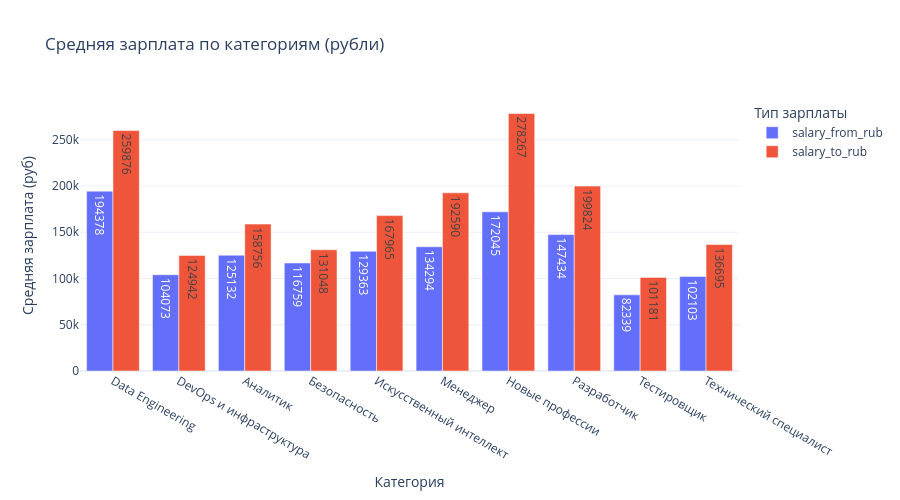

Notebook cell for this chart:
### Code cell
mean_salary = dataset.groupby(['category_result'])[['salary_from_rub', 'salary_to_rub']].mean().reset_index()

# Группированная столбчатая диаграмма
fig = px.bar(
    mean_salary,
    x='category_result',
    y=['salary_from_rub', 'salary_to_rub'],
    title='Средняя зарплата по категориям (рубли)',
    labels={'value': 'Средняя зарплата (руб)', 'category_result': 'Категория', 'variable': 'Тип зарплаты'},
    barmode='group',
    text_auto='.0f'  # показывает значения на столбцах
)

fig.update_layout(
    height=500,
    template='plotly_white',
    yaxis_title="Средняя зарплата (руб)"
)

### Figure 1 — Plotly figure (JSON) as saved in the notebook; plotly's stock layout.template omitted (floating-point values rounded to 4 significant figures)
{"data": [{"alignmentgroup": "True", "hovertemplate": "Тип зарплаты=salary_from_rub<br>Категория=%{x}<br>Средняя зарплата (руб)=%{y}<extra></extra>", "legendgroup": "salary_from_rub", "marker": {"color": "#636efa", "pattern": {"shape": ""}}, "name": "salary_from_rub", "offsetgroup": "salary_from_rub", "orientation": "v", "showlegend": true, "textposition": "auto", "texttemplate": "%{y:.0f}", "type": "bar", "x": ["Data Engineering", "DevOps и инфраструктура", "Аналитик", "Безопасность", "Искусственный интеллект", "Менеджер", "Новые профессии", "Разработчик", "Тестировщик", "Технический специалист"], "xaxis": "x", "y": [194400.0, 104100.0, 125100.0, 116800.0, 129400.0, 134300.0, 172000.0, 147400.0, 82340.0, 102100.0], "yaxis": "y"}, {"alignmentgroup": "True", "hovertemplate": "Тип зарплаты=salary_to_rub<br>Категория=%{x}<br>Средняя зарплата (руб)=%{y}<extra></extra>", "legendgroup": "salary_to_rub", "marker": {"color": "#EF553B", "pattern": {"shape": ""}}, "name": "salary_to_rub", "offsetgroup": "salary_to_rub", "orientation": "v", "showlegend": true, "textposition": "auto", "texttemplate": "%{y:.0f}", "type": "bar", "x": ["Data Engineering", "DevOps и инфраструктура", "Аналитик", "Безопасность", "Искусственный интеллект", "Менеджер", "Новые профессии", "Разработчик", "Тестировщик", "Технический специалист"], "xaxis": "x", "y": [259900.0, 124900.0, 158800.0, 131000.0, 168000.0, 192600.0, 278300.0, 199800.0, 101200.0, 136700.0], "yaxis": "y"}], "layout": {"barmode": "group", "height": 500, "legend": {"title": {"text": "Тип зарплаты"}, "tracegroupgap": 0}, "title": {"text": "Средняя зарплата по категориям (рубли)"}, "xaxis": {"anchor": "y", "domain": [0, 1], "title": {"text": "Категория"}}, "yaxis": {"anchor": "x", "domain": [0, 1], "title": {"text": "Средняя зарплата (руб)"}}}}
